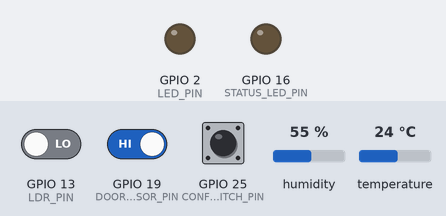
Recording of a sketch running on a simulated ESP32. On the bench: output pins drawn as LEDs (lit = HIGH). Dashed ring = blinking. The inputs (shaded band) are chosen by the test bench; at power-on: GPIO 25 (CONFIG_SWITCH_PIN) HIGH, GPIO 13 (LDR_PIN) LOW, GPIO 19 (DOOR_SENSOR_PIN) HIGH, humidity 55 %, temperature 24 °C. WiFi joins after 1.5 s; servers stay silent unless stated; uploads are accepted with an empty reply; EEPROM starts erased; what the sketch prints to the serial monitor is not drawn.

Above: at 0.1 s.
At 2.9 s:
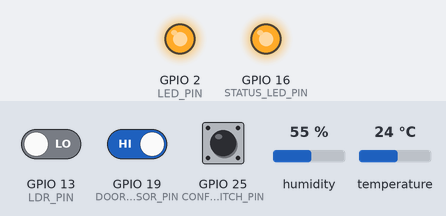
3.0 s: GPIO 25 (CONFIG_SWITCH_PIN) pulled LOW for 3.2 s
At 6.32 s:
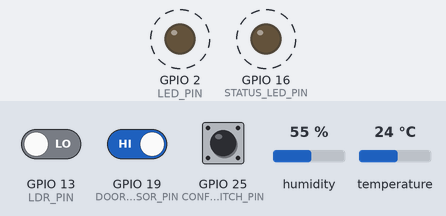
Timing chart, 0 to 13.7 s (numbered marks = the images above; inputs shaded):
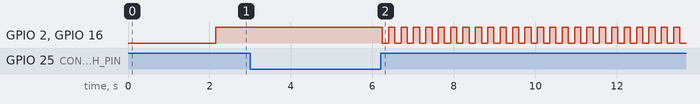

The sketch:

Digital_Twin_Enhanced_backup.ino
```cpp
#include <WiFi.h>
#include <HTTPClient.h>
#include <WiFiClient.h>
#include <WebServer.h>
#include <Preferences.h>
#include <ArduinoJson.h>
#include "DHT.h"
#include <math.h>

/* ====== Hardware Pins ====== */
#define DHTPIN            4       // DHT22 data pin
#define DHTTYPE           DHT22
#define LDR_PIN           13      // LDR module digital out (for light state)
#define DOOR_SENSOR_PIN   19      // Door sensor pin
#define CONFIG_SWITCH_PIN 25      // Pin for config switch
#define LED_PIN           2       // Built-in LED (for ESP32 DevKit V1)
#define STATUS_LED_PIN    16      // External status LED (optional)

DHT dht(DHTPIN, DHTTYPE);
Preferences preferences;
WebServer server(80);

/* ====== Default AP (for config portal) ====== */
const char* defaultAPSSID = "ESP32_DigitalTwin";
const char* defaultAPPASS = "sensor123";

/* ====== Configuration Variables (stored in Preferences) ====== */
String wifiSSID         = "DIGISOL";
String wifiPassword     = "admin@123";

// Enhanced sensor configuration
String sensorID         = "ESP32_001";      // Unique sensor identifier
String sensorName       = "Building A - Room 101";  // Human readable name
String sensorType       = "environmental";   // Type: environmental, security, hvac, etc.
String assetID          = "";               // BIM Asset ID (assigned via dashboard)
String zoneID           = "Zone1";          // Zone identifier
String vendorID         = "DigitalTwin_Corp"; // Vendor identifier

// Server configuration
String serverHost       = "192.168.2.15";  // Server IP
String serverPort       = "3000";          // Server port
bool useHTTPS           = false;            // HTTP or HTTPS

/* ====== API Endpoints ====== */
String getBaseURL() {
  String protocol = useHTTPS ? "https" : "http";
  return protocol + "://" + serverHost + ":" + serverPort;
}

/* ====== Sensor States ====== */
struct SensorState {
  int doorState = -1;
  int lightState = -1;
  float temperature = -999.0;
  float humidity = -999.0;
  bool isOnline = false;
  unsigned long lastHeartbeat = 0;
};

SensorState currentState;
SensorState lastSentState;

/* ====== Timing Configuration ====== */
const unsigned long DHT_READ_INTERVAL = 2000;   // 2 seconds for DHT22
const unsigned long HEARTBEAT_INTERVAL = 30000; // 30 seconds heartbeat
const unsigned long RECONNECT_INTERVAL = 5000;  // 5 seconds WiFi reconnect
unsigned long lastDHTReadTime = 0;
unsigned long lastHeartbeatTime = 0;
unsigned long lastReconnectAttempt = 0;

/* ====== Thresholds ====== */
const float TEMP_THRESHOLD = 0.2;  // Send update if ΔT >= 0.2°C
const float HUMI_THRESHOLD = 0.5;  // Send update if ΔH >= 0.5%

/* ====== Config Switch Logic ====== */
const unsigned long CONFIG_PRESS_DURATION = 3000; // 3 seconds
bool switchWasPressed = false;
unsigned long switchPressStart = 0;

/* ====== Status Indicators ====== */
enum SystemStatus {
  STATUS_STARTING,
  STATUS_CONNECTING,
  STATUS_CONNECTED,
  STATUS_ERROR,
  STATUS_CONFIG_MODE
};
SystemStatus currentStatus = STATUS_STARTING;

/* ====== Function Declarations ====== */
void setSystemStatus(SystemStatus status);
void updateStatusIndicators();
bool connectToWiFi();
void maintainWiFiConnection();
void readSensors();
void sendSensorUpdates();
void sendHeartbeat();
void handleConfigSwitch();
void startConfigPortal();
void registerSensor();
void loadConfiguration();
void saveConfiguration();

void setup() {
  Serial.begin(115200);
  Serial.println("\n=== Digital Twin Sensor Starting ===");

  // Configure pins
  pinMode(DHTPIN, INPUT);
  pinMode(LDR_PIN, INPUT);
  pinMode(DOOR_SENSOR_PIN, INPUT_PULLUP);
  pinMode(CONFIG_SWITCH_PIN, INPUT_PULLUP);
  pinMode(LED_PIN, OUTPUT);
  pinMode(STATUS_LED_PIN, OUTPUT);

  // Initialize peripherals
  dht.begin();
  preferences.begin("digitwin", false);

  // Load configuration
  loadConfiguration();

  // Set initial status
  setSystemStatus(STATUS_CONNECTING);

  // Connect to WiFi
  if (!connectToWiFi()) {
    Serial.println("Failed to connect to WiFi, entering config mode");
    startConfigPortal();
  } else {
    setSystemStatus(STATUS_CONNECTED);
    registerSensor();
  }

  Serial.println("=== Setup Complete ===");
}

void loop() {
  // Handle config switch
  handleConfigSwitch();

  // Maintain WiFi connection
  maintainWiFiConnection();

  // Read sensors
  readSensors();

  // Send updates if needed
  sendSensorUpdates();

  // Send heartbeat
  sendHeartbeat();

  // Update status indicators
  updateStatusIndicators();

  delay(100); // Small delay to prevent overwhelming the system
}

void loadConfiguration() {
  wifiSSID = preferences.getString("wifiSSID", wifiSSID);
  wifiPassword = preferences.getString("wifiPassword", wifiPassword);
  sensorID = preferences.getString("sensorID", sensorID);
  sensorName = preferences.getString("sensorName", sensorName);
  sensorType = preferences.getString("sensorType", sensorType);
  assetID = preferences.getString("assetID", assetID);
  zoneID = preferences.getString("zoneID", zoneID);
  vendorID = preferences.getString("vendorID", vendorID);
  serverHost = preferences.getString("serverHost", serverHost);
  serverPort = preferences.getString("serverPort", serverPort);
  useHTTPS = preferences.getBool("useHTTPS", useHTTPS);

  Serial.println("Configuration loaded:");
  Serial.println("  Sensor ID: " + sensorID);
  Serial.println("  Sensor Name: " + sensorName);
  Serial.println("  Zone ID: " + zoneID);
  Serial.println("  Server: " + getBaseURL());
}

void saveConfiguration() {
  preferences.putString("wifiSSID", wifiSSID);
  preferences.putString("wifiPassword", wifiPassword);
  preferences.putString("sensorID", sensorID);
  preferences.putString("sensorName", sensorName);
  preferences.putString("sensorType", sensorType);
  preferences.putString("assetID", assetID);
  preferences.putString("zoneID", zoneID);
  preferences.putString("vendorID", vendorID);
  preferences.putString("serverHost", serverHost);
  preferences.putString("serverPort", serverPort);
  preferences.putBool("useHTTPS", useHTTPS);
  Serial.println("Configuration saved");
}

bool connectToWiFi() {
  WiFi.mode(WIFI_STA);
  WiFi.begin(wifiSSID.c_str(), wifiPassword.c_str());
  Serial.print("Connecting to Wi-Fi: " + wifiSSID);

  for (int i = 0; i < 20; i++) {
    if (WiFi.status() == WL_CONNECTED) {
      Serial.println("\nWiFi Connected!");
      Serial.println("IP Address: " + WiFi.localIP().toString());
      currentState.isOnline = true;
      return true;
    }
    Serial.print(".");
    delay(500);
  }

  Serial.println("\nWiFi connection failed");
  currentState.isOnline = false;
  return false;
}

void maintainWiFiConnection() {
  if (WiFi.status() != WL_CONNECTED && millis() - lastReconnectAttempt > RECONNECT_INTERVAL) {
    Serial.println("WiFi disconnected, attempting reconnection...");
    setSystemStatus(STATUS_CONNECTING);
    lastReconnectAttempt = millis();

    if (connectToWiFi()) {
      setSystemStatus(STATUS_CONNECTED);
      registerSensor();
    } else {
      setSystemStatus(STATUS_ERROR);
    }
  }
}

void readSensors() {
  // Read digital sensors every loop
  currentState.doorState = digitalRead(DOOR_SENSOR_PIN) == LOW ? 1 : 0; // Inverted logic
  currentState.lightState = digitalRead(LDR_PIN);

  // Read DHT22 with interval
  if (millis() - lastDHTReadTime >= DHT_READ_INTERVAL) {
    float temp = dht.readTemperature();
    float humi = dht.readHumidity();

    if (!isnan(temp) && !isnan(humi)) {
      currentState.temperature = temp;
      currentState.humidity = humi;
    }

    lastDHTReadTime = millis();
  }
}

void sendSensorUpdates() {
  if (!currentState.isOnline) return;

  // Check for significant changes
  bool shouldSend = false;

  // Check door state change
  if (currentState.doorState != lastSentState.doorState) {
    sendSensorData("doorState", String(currentState.doorState == 1 ? "true" : "false"));
    shouldSend = true;
  }

  // Check light state change
  if (currentState.lightState != lastSentState.lightState) {
    sendSensorData("lightState", String(currentState.lightState == 1 ? "true" : "false"));
    shouldSend = true;
  }

  // Check temperature/humidity changes
  if (abs(currentState.temperature - lastSentState.temperature) >= TEMP_THRESHOLD ||
      abs(currentState.humidity - lastSentState.humidity) >= HUMI_THRESHOLD) {

    StaticJsonDocument<200> tempHumiData;
    tempHumiData["temperature"] = currentState.temperature;
    tempHumiData["humidity"] = currentState.humidity;

    String tempHumiStr;
    serializeJson(tempHumiData, tempHumiStr);
    sendSensorData("tempAndHumi", tempHumiStr);
    shouldSend = true;
  }

  if (shouldSend) {
    lastSentState = currentState;
  }
}

void sendSensorData(String dataType, String data) {
  if (WiFi.status() != WL_CONNECTED) return;

  HTTPClient http;
  http.begin(getBaseURL() + "/api/sensor-data");
  http.addHeader("Content-Type", "application/json");

  StaticJsonDocument<400> payload;
  payload["sensorID"] = sensorID;
  payload["dataType"] = dataType;
  payload["timestamp"] = millis();
  payload["zoneID"] = zoneID;
  payload["assetID"] = assetID;

  if (dataType == "tempAndHumi") {
    StaticJsonDocument<100> tempHumiData;
    deserializeJson(tempHumiData, data);
    payload["data"] = tempHumiData;
  } else {
    StaticJsonDocument<50> stateData;
    stateData["state"] = (data == "true");
    payload["data"] = stateData;
  }

  String payloadStr;
  serializeJson(payload, payloadStr);

  Serial.println("Sending " + dataType + ": " + payloadStr);

  int httpResponseCode = http.POST(payloadStr);
  if (httpResponseCode > 0) {
    String response = http.getString();
    Serial.println("Response (" + String(httpResponseCode) + "): " + response);
  } else {
    Serial.println("Error sending " + dataType + ": " + String(httpResponseCode));
    setSystemStatus(STATUS_ERROR);
  }

  http.end();
}

void registerSensor() {
  if (WiFi.status() != WL_CONNECTED) return;

  HTTPClient http;
  http.begin(getBaseURL() + "/api/sensors");
  http.addHeader("Content-Type", "application/json");

  StaticJsonDocument<300> payload;
  payload["id"] = sensorID;
  payload["name"] = sensorName;
  payload["type"] = sensorType;
  payload["zoneID"] = zoneID;
  payload["assetID"] = assetID;
  payload["vendorID"] = vendorID;
  payload["isOnline"] = true;
  payload["ipAddress"] = WiFi.localIP().toString();
  payload["macAddress"] = WiFi.macAddress();

  String payloadStr;
  serializeJson(payload, payloadStr);

  Serial.println("Registering sensor: " + payloadStr);

  int httpResponseCode = http.POST(payloadStr);
  if (httpResponseCode > 0) {
    String response = http.getString();
    Serial.println("Registration response (" + String(httpResponseCode) + "): " + response);
  } else {
    Serial.println("Registration failed: " + String(httpResponseCode));
  }

  http.end();
}

void sendHeartbeat() {
  if (millis() - lastHeartbeatTime < HEARTBEAT_INTERVAL) return;
  if (WiFi.status() != WL_CONNECTED) return;

  HTTPClient http;
  http.begin(getBaseURL() + "/api/sensors/" + sensorID + "/heartbeat");
  http.addHeader("Content-Type", "application/json");

  StaticJsonDocument<200> payload;
  payload["timestamp"] = millis();
  payload["uptime"] = millis() / 1000;
  payload["freeHeap"] = ESP.getFreeHeap();
  payload["rssi"] = WiFi.RSSI();

  String payloadStr;
  serializeJson(payload, payloadStr);

  int httpResponseCode = http.POST(payloadStr);
  if (httpResponseCode > 0) {
    Serial.println("Heartbeat sent successfully");
  } else {
    Serial.println("Heartbeat failed: " + String(httpResponseCode));
  }

  http.end();
  lastHeartbeatTime = millis();
}

void handleConfigSwitch() {
  bool pressed = (digitalRead(CONFIG_SWITCH_PIN) == LOW);

  if (pressed) {
    if (!switchWasPressed) {
      switchWasPressed = true;
      switchPressStart = millis();
      Serial.println("Config switch pressed...");
    } else {
      if (millis() - switchPressStart >= CONFIG_PRESS_DURATION) {
        Serial.println("Config switch held for 3 seconds - entering config mode");
        startConfigPortal();
        switchWasPressed = false; // Reset to prevent repeated triggers
      }
    }
  } else {
    if (switchWasPressed) {
      Serial.println("Config switch released");
      switchWasPressed = false;
    }
  }
}

void startConfigPortal() {
  setSystemStatus(STATUS_CONFIG_MODE);
  Serial.println("\n=== ENTERING CONFIG MODE ===");

  WiFi.disconnect(true);
  WiFi.mode(WIFI_AP);
  WiFi.softAP(defaultAPSSID, defaultAPPASS);

  Serial.println("Access Point started:");
  Serial.println("  SSID: " + String(defaultAPSSID));
  Serial.println("  Password: " + String(defaultAPPASS));
  Serial.println("  IP: " + WiFi.softAPIP().toString());

  server.on("/", HTTP_GET, handleConfigRoot);
  server.on("/save", HTTP_POST, handleConfigSave);
  server.on("/restart", HTTP_POST, handleRestart);
  server.begin();

  while (true) {
    server.handleClient();
    updateStatusIndicators();
    delay(10);
  }
}

void handleConfigRoot() {
  String html = R"(
<!DOCTYPE html>
<html>
<head>
    <title>Digital Twin Sensor Config</title>
    <style>
        body { font-family: Arial, sans-serif; margin: 40px; background: #f5f5f5; }
        .container { max-width: 600px; margin: 0 auto; background: white; padding: 30px; border-radius: 10px; box-shadow: 0 2px 10px rgba(0,0,0,0.1); }
        h1 { color: #333; text-align: center; }
        .form-group { margin-bottom: 20px; }
        label { display: block; margin-bottom: 5px; font-weight: bold; color: #555; }
        input, select { width: 100%; padding: 10px; border: 1px solid #ddd; border-radius: 5px; font-size: 16px; }
        button { background: #007bff; color: white; padding: 12px 24px; border: none; border-radius: 5px; cursor: pointer; font-size: 16px; }
        button:hover { background: #0056b3; }
        .section { border: 1px solid #eee; padding: 20px; margin: 20px 0; border-radius: 5px; }
        .section h3 { margin-top: 0; color: #666; }
    </style>
</head>
<body>
    <div class="container">
        <h1>🏗️ Digital Twin Sensor Configuration</h1>
        <form action='/save' method='POST'>
            <div class="section">
                <h3>📶 WiFi Settings</h3>
                <div class="form-group">
                    <label>WiFi SSID:</label>
                    <input type='text' name='wifiSSID' value=')" + wifiSSID + R"(' required>
                </div>
                <div class="form-group">
                    <label>WiFi Password:</label>
                    <input type='password' name='wifiPassword' value=')" + wifiPassword + R"('>
                </div>
            </div>

            <div class="section">
                <h3>📡 Sensor Identity</h3>
                <div class="form-group">
                    <label>Sensor ID (Unique):</label>
                    <input type='text' name='sensorID' value=')" + sensorID + R"(' required>
                </div>
                <div class="form-group">
                    <label>Sensor Name:</label>
                    <input type='text' name='sensorName' value=')" + sensorName + R"(' required>
                </div>
                <div class="form-group">
                    <label>Sensor Type:</label>
                    <select name='sensorType'>
                        <option value='environmental'" + (sensorType == "environmental" ? " selected" : "") + R"(>Environmental</option>
                        <option value='security'" + (sensorType == "security" ? " selected" : "") + R"(>Security</option>
                        <option value='hvac'" + (sensorType == "hvac" ? " selected" : "") + R"(>HVAC</option>
                        <option value='structural'" + (sensorType == "structural" ? " selected" : "") + R"(>Structural</option>
                        <option value='other'" + (sensorType == "other" ? " selected" : "") + R"(>Other</option>
                    </select>
                </div>
                <div class="form-group">
                    <label>Zone ID:</label>
                    <input type='text' name='zoneID' value=')" + zoneID + R"('>
                </div>
                <div class="form-group">
                    <label>Asset ID (BIM Object - leave empty if not assigned):</label>
                    <input type='text' name='assetID' value=')" + assetID + R"('>
                </div>
            </div>

            <div class="section">
                <h3>🌐 Server Settings</h3>
                <div class="form-group">
                    <label>Server Host/IP:</label>
                    <input type='text' name='serverHost' value=')" + serverHost + R"(' required>
                </div>
                <div class="form-group">
                    <label>Server Port:</label>
                    <input type='text' name='serverPort' value=')" + serverPort + R"(' required>
                </div>
                <div class="form-group">
                    <label>
                        <input type='checkbox' name='useHTTPS' value='true'" + (useHTTPS ? " checked" : "") + R"(>
                        Use HTTPS
                    </label>
                </div>
            </div>

            <button type='submit'>💾 Save Configuration</button>
        </form>

        <form action='/restart' method='POST' style='margin-top: 20px;'>
            <button type='submit' style='background: #28a745;'>🔄 Save & Restart</button>
        </form>
    </div>
</body>
</html>
  )";

  server.send(200, "text/html", html);
}

void handleConfigSave() {
  wifiSSID = server.arg("wifiSSID");
  wifiPassword = server.arg("wifiPassword");
  sensorID = server.arg("sensorID");
  sensorName = server.arg("sensorName");
  sensorType = server.arg("sensorType");
  zoneID = server.arg("zoneID");
  assetID = server.arg("assetID");
  serverHost = server.arg("serverHost");
  serverPort = server.arg("serverPort");
  useHTTPS = server.hasArg("useHTTPS");

  saveConfiguration();

  String html = R"(
    <html><body style='font-family: Arial; text-align: center; margin-top: 50px;'>
    <h2>✅ Configuration Saved!</h2>
    <p>Your settings have been saved successfully.</p>
    <p><a href='/'>← Back to Configuration</a></p>
    <p><strong>Restart the device to apply changes</strong></p>
    </body></html>
  )";

  server.send(200, "text/html", html);
}

void handleRestart() {
  String html = R"(
    <html><body style='font-family: Arial; text-align: center; margin-top: 50px;'>
    <h2>🔄 Restarting...</h2>
    <p>Device is restarting with new configuration.</p>
    <p>Please connect back to your WiFi network.</p>
    </body></html>
  )";

  server.send(200, "text/html", html);
  delay(2000);
  ESP.restart();
}

void setSystemStatus(SystemStatus status) {
  currentStatus = status;
  Serial.println("Status changed to: " + String(status));
}

void updateStatusIndicators() {
  static unsigned long lastBlink = 0;
  static bool ledState = false;

  unsigned long blinkRate = 500; // Default blink rate

  switch (currentStatus) {
    case STATUS_STARTING:
      blinkRate = 100; // Fast blink
      break;
    case STATUS_CONNECTING:
      blinkRate = 250; // Medium blink
      break;
    case STATUS_CONNECTED:
      digitalWrite(LED_PIN, HIGH); // Solid on
      digitalWrite(STATUS_LED_PIN, HIGH);
      return;
    case STATUS_ERROR:
      blinkRate = 1000; // Slow blink
      break;
    case STATUS_CONFIG_MODE:
      blinkRate = 150; // Very fast blink
      break;
  }

  if (millis() - lastBlink > blinkRate) {
    ledState = !ledState;
    digitalWrite(LED_PIN, ledState);
    digitalWrite(STATUS_LED_PIN, ledState);
    lastBlink = millis();
  }
}
```

Measured:
- after the input at 3.0 s, GPIO 2 (LED_PIN), GPIO 16 (STATUS_LED_PIN): alternates HIGH for 0.15 s and LOW for 0.15 s, starting after 3.2 s
